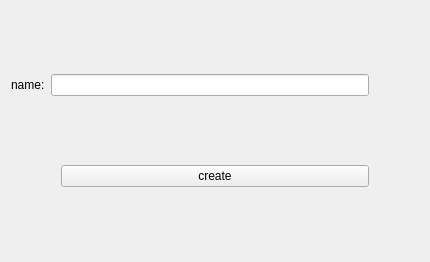
<?xml version="1.0" encoding="UTF-8"?>
<ui version="4.0">
 <class>Form</class>
 <widget class="QWidget" name="Form">
  <property name="geometry">
   <rect>
    <x>0</x>
    <y>0</y>
    <width>430</width>
    <height>262</height>
   </rect>
  </property>
  <property name="windowTitle">
   <string>Form</string>
  </property>
  <layout class="QVBoxLayout" name="verticalLayout">
   <item>
    <layout class="QHBoxLayout" name="horizontalLayout" stretch="0,0">
     <property name="rightMargin">
      <number>50</number>
     </property>
     <item>
      <widget class="QLabel" name="label">
       <property name="text">
        <string>name:</string>
       </property>
      </widget>
     </item>
     <item>
      <widget class="QLineEdit" name="lineEdit"/>
     </item>
    </layout>
   </item>
   <item>
    <layout class="QVBoxLayout" name="verticalLayout_2" stretch="0">
     <property name="leftMargin">
      <number>50</number>
     </property>
     <property name="rightMargin">
      <number>50</number>
     </property>
     <item>
      <widget class="QPushButton" name="pushButton">
       <property name="text">
        <string>create</string>
       </property>
      </widget>
     </item>
    </layout>
   </item>
  </layout>
 </widget>
 <resources/>
 <connections/>
</ui>
